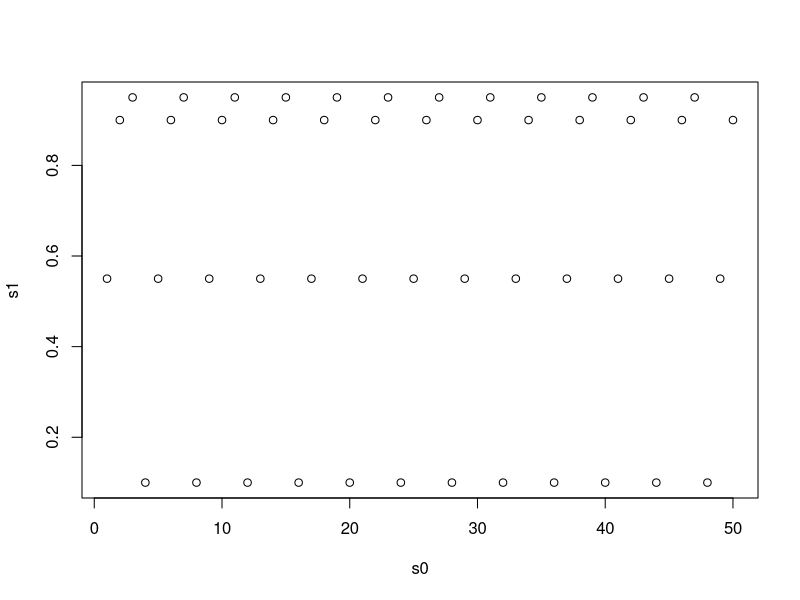
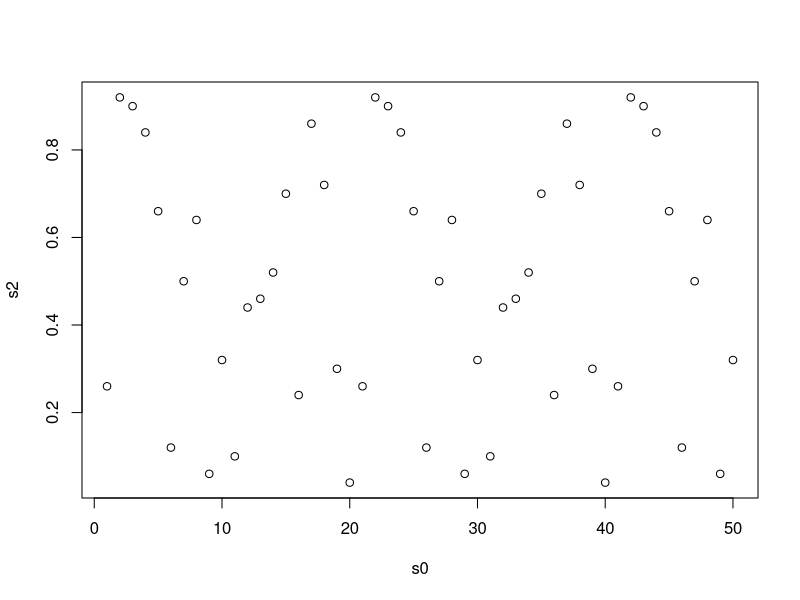
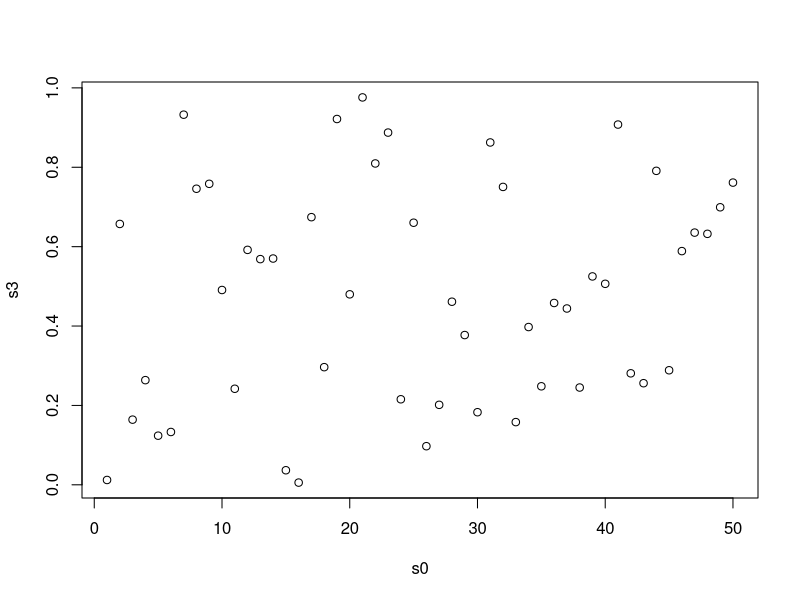
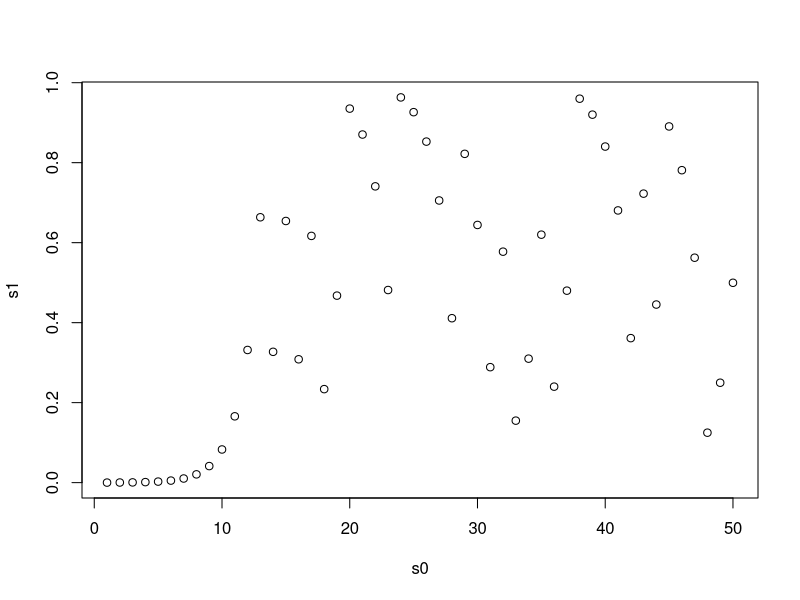
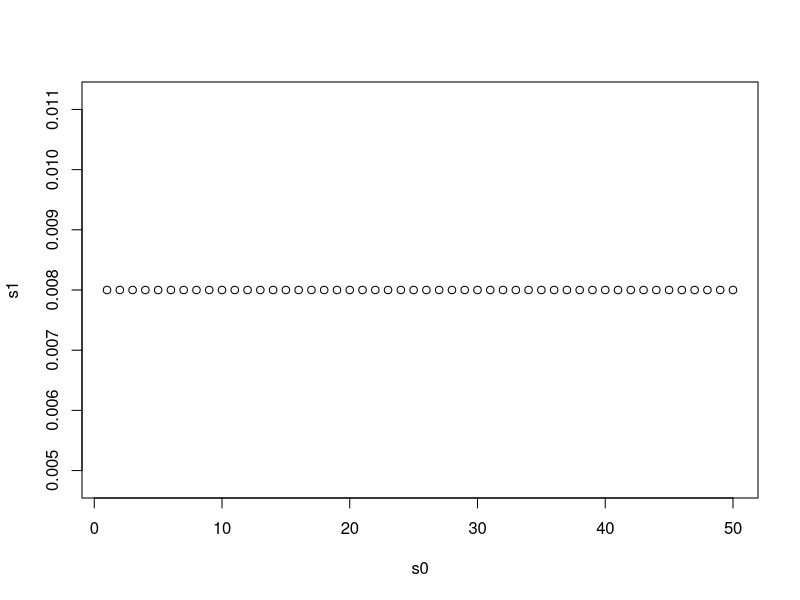
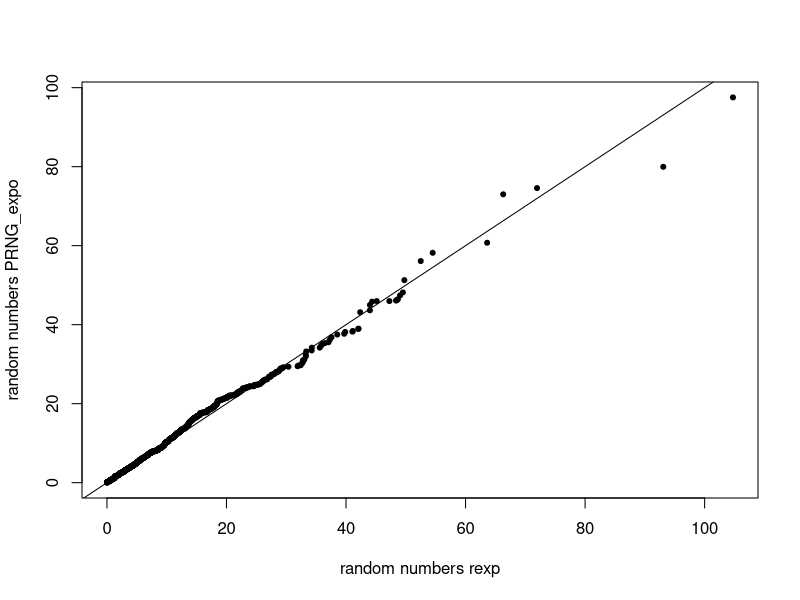
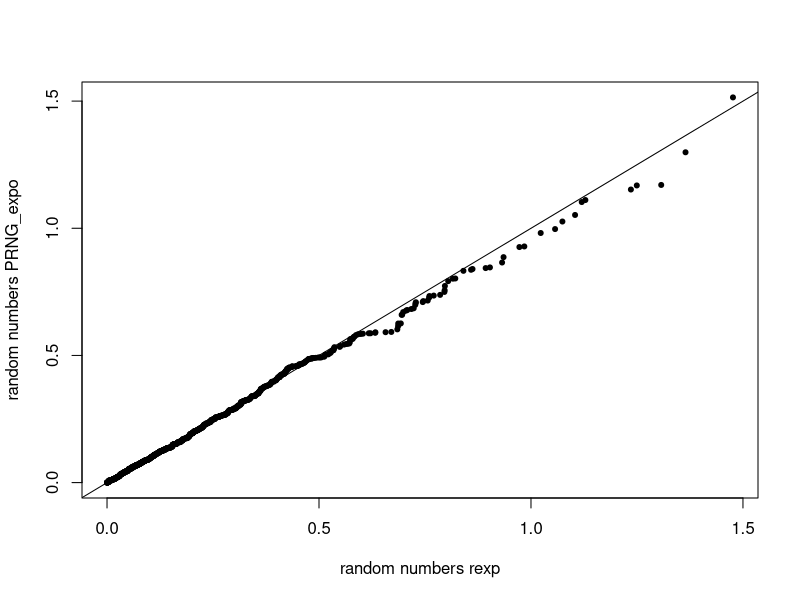
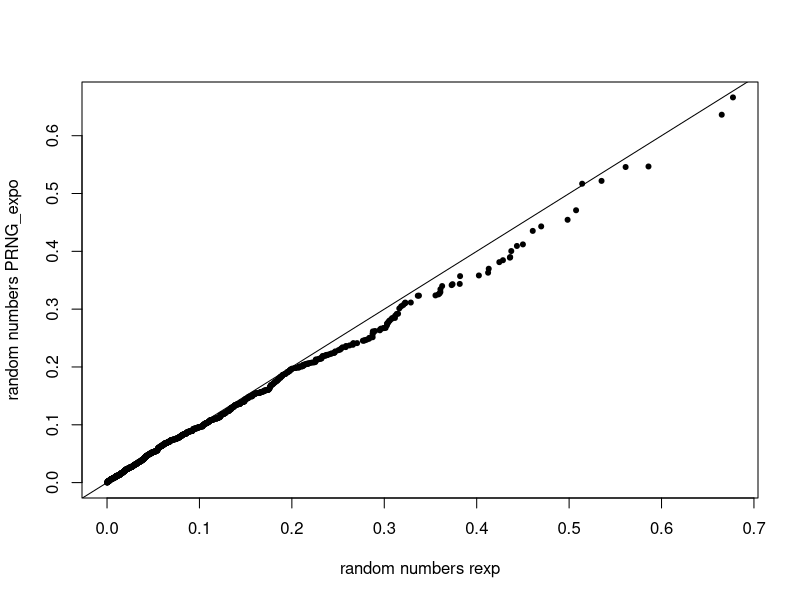

These figures' R source, in order:
## ---- chunk 1
knitr::opts_chunk$set(echo = TRUE)
## ---- chunk 2
set.seed(12208157)
## ---- chunk 3
# Code from lecture slides

mc.gen <- function(n,m,a,c=0,x0){
  us <- numeric(n)
  for (i in 1:n){
    x0 <- (a*x0+c) %% m
    us[i] <- x0 / m
  }
  return(us)
}
## ---- chunk 4
n <- 50 # length of random sequence
s0 <- 1:50

s1 = round(mc.gen(n,m=20,a=3,c=5,x0=2),4)
s2 = round(mc.gen(n,m=50,a=3,c=7,x0=2),4)
s3 = round(mc.gen(n,m=123456,a=300,c=5,x0=5),4)

plot(s0,s1)
plot(s0,s2)
plot(s0,s3)
## ---- chunk 5
n <- 50 # length of random sequence
s0 <- 1:50
s1 = round(mc.gen(n,m=123456,a=2,c=5,x0=5),4)
plot(s0,s1)
## ---- chunk 6
n <- 50 # length of random sequence
s0 <- 1:50
s1 = round(mc.gen(n,m=390625,a=625,c=5,x0=5),4)
plot(s0,s1)
## ---- chunk 7
PRNG_expo <- function(n,y){
  result <- numeric(n)
  for (i in 1:n){
    u = runif(1)
    result[i] <- (-1*log(1-u))/y
  }
  return (result)
}
## ---- chunk 8
n <- 1000
y <- 0.1

RN_my_function <- PRNG_expo(n,y)
RN_r_function <- rexp(n,y)

qqplot(RN_r_function, RN_my_function, pch = 20, xlab = "random numbers rexp", ylab = "random numbers PRNG_expo")
abline(0,1)

y <- 5

RN_my_function <- PRNG_expo(n,y)
RN_r_function <- rexp(n,y)

qqplot(RN_r_function, RN_my_function, pch = 20, xlab = "random numbers rexp", ylab = "random numbers PRNG_expo")
abline(0,1)

y <- 10

RN_my_function <- PRNG_expo(n,y)
RN_r_function <- rexp(n,y)

qqplot(RN_r_function, RN_my_function, pch = 20, xlab = "random numbers rexp", ylab = "random numbers PRNG_expo")
abline(0,1)

## ---- chunk 9
accept_reject <- function(n,alpha,beta,C){
  iter <- 0
  accepted <- 0
  result <- numeric(n)
  
  while(accepted<n){  
    u <- runif(1)
    iter <- iter + 1
    y <- runif(1)
    if (dbeta(y,alpha,beta)/(C*dunif(y)) >= u){
      accepted <- accepted+1
      result[accepted] <- y
    }
  }
  
  print(paste("Rejection proportion: ", round(1-(n/iter),2)))
  return (result)
}
## ---- chunk 10
prn <- accept_reject(1000,2,2,1.5)
hist(prn,breaks=100,probability = TRUE)
## ---- chunk 11
prn <- accept_reject(1000,3,1,2)
hist(prn,breaks=100,probability = TRUE)
## ---- chunk 12
prn <- accept_reject(1000,5,5,4)
hist(prn,breaks=100,probability = TRUE)
